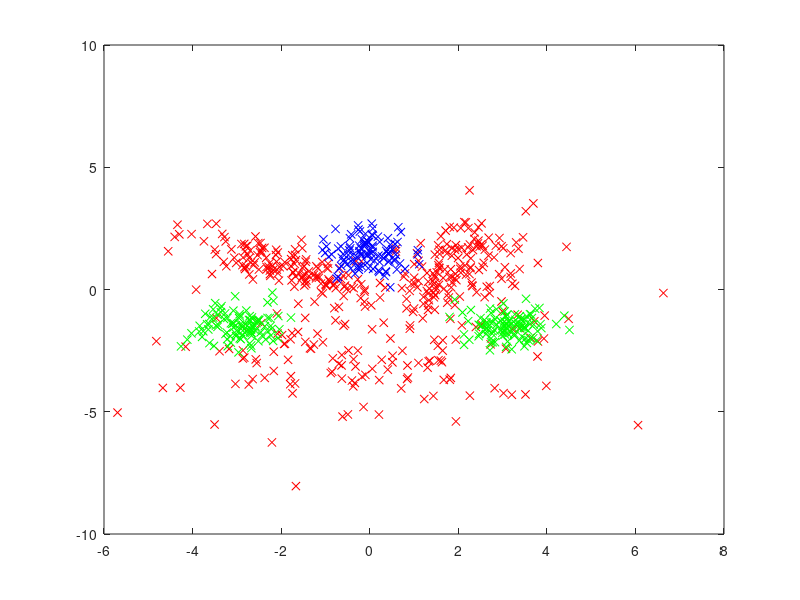

The MATLAB script that drew this image: (Note: this script raises an error after producing the figure.)
% GMMB_DEMO01   Demostrate GMMBayes mixture learning and data classification.
%        This demo generates some Gaussian mixture distributed data,
%        divides it into training and test set, runs Figueiredo-Jain
%        algorithm on the training set and classifies the test set.
%
%
% References:
%
% Author(s):
%    Pekka Paalanen <pekka.paalanen@lut.fi>
%
% Copyright:
%
%   Bayesian Classifier with Gaussian Mixture Model Pdf
%   functionality is Copyright (C) 2003 by Pekka Paalanen and
%   Joni-Kristian Kamarainen.
%
%   $Name:  $ $Revision: 1.2 $  $Date: 2005/04/14 10:33:34 $

function [] = gmmb_demo01;


disp('Generating data from three classes with 3, 1 and 2 Gaussian components...');

% generate test data
alldata = [ ...
	mvnrnd([2 1], covrot(1, 0.7, 1), 200) ;...
	mvnrnd([-2 1], covrot(0.4, 1.2, pi/3), 200) ;...
	mvnrnd([0 1.5], covrot(0.5, 0.5, 0), 150) ;...
	mvnrnd([-3 -1.5], covrot(0.5, 0.5, 0), 150) ;...
	mvnrnd([3 -1.5], covrot(0.5, 0.5, 0), 150) ;...
	mvnrnd([0 -2.5], covrot(2.5, 1.5, 0), 200) ;...
	];

alltype = [ ...
	1*ones(200,1); ...
	1*ones(200,1); ...
	2*ones(150,1); ...
	3*ones(150,1); ...
	3*ones(150,1); ...
	1*ones(200,1); ...
	];

disp('Separating test set (30%) and training set (70%)...');
[Ptrain Ttrain Ptest Ttest] = subset(alldata, alltype, round(size(alltype, 1)*0.70));
figH = figure;
plot_data(Ptrain, Ttrain, ['xr'; 'xb'; 'xg']);
disp('Now we have this kind of training set, three classes.');
disp('Next we will use the FJ algorithm to learn those classes.');
input('<press enter>');


FJ_params = { 'Cmax', 25, 'thr', 1e-3, 'animate', 1 }
disp('Running FJ...');

	bayesS = gmmb_create(Ptrain, Ttrain, 'FJ', FJ_params{:});

disp('Training complete.');
disp('There are now 3 more figures open, in those you can see how the FJ learned the distributions.');
input('<press enter>');



figure(figH);
disp('This is our test set. Let''s forget the class labels and classify the samples.');
plot_data(Ptest, Ttest, ['xr'; 'xb'; 'xg']);
input('<press enter>');


	% This is the Bayesian case.
	pdfmat = gmmb_pdf(Ptest, bayesS);
	postprob = gmmb_normalize( gmmb_weightprior(pdfmat, bayesS) );
	result = gmmb_decide(postprob);

disp('Done classifying. We used the Bayesian classifier.');

plot_data(Ptest, result, ['xr'; 'xb'; 'xg']);
rat = sum(result == Ttest) / length(Ttest);
disp(['We got ' num2str(rat*100) ' percent correct.']);
disp('The misclassified points are circled.');
miss = Ptest(result ~= Ttest, :);
hold on
plot(miss(:,1), miss(:,2), 'ok');
input('<press enter>');


figure

	% pdfmat and postprob are already computed
	histS = gmmb_generatehist(bayesS, 1000);
	outlier_mask = gmmb_fracthresh(pdfmat, histS, 0.9);
	postprob(outlier_mask) = 0;
	result = gmmb_decide(postprob);
	
	% Notice that in this case we chose:
	% a) for each point, discard the classes that do not
	%    pass the threshold and then choose the winner of the
	%    remaining classes, not vice versa.
	% b) not to normalize the posteriors after thresholding.

plot_data(Ptest, result+1, ['.k'; 'xr'; 'xb'; 'xg']);
miss = Ptest((result ~= Ttest)&(result~=0), :);
hold on
plot(miss(:,1), miss(:,2), 'ok');
disp('Here we classified the test data again using threshold of density quantile=0.9.');
disp('The points classified as outliers are black dots.');
disp('The misclassified points, that are not outliers, are circled.');
input('<press enter>');

disp('The End.');




% ---------------- only helper functions from here on ------------------------


function [tdata, ttype, left_data, left_type] = subset(data, type, n);
% [tdata ttype left_data left_type] = SUBSET(data, type, n)
% Get a subset of size n points from [data, type] into [tdata ttype].
% The rest of the points go into [left_data left_type].
% Preserves class portions, selects random points.

% Author: Pekka Paalanen <pekka.paalanen@lut.fi>

% $Id: gmmb_demo01.m,v 1.2 2005/04/14 10:33:34 paalanen Exp $

tdata = zeros(n, size(data,2));
ttype = zeros(n, 1);
left_data = [];
left_type = [];

N = size(data,1);
if n>N
	tdata = data;
	ttype = type;
	return;
end

left_data = zeros(N-n, size(data,2));
left_type = zeros(N-n, 1);

done=0;
over=0;
e=0;
unkst = unique(type)';
for k = unkst
	cdata = data(type==k, :);
	cN = size(cdata,1);
	sn = min(round(n*cN/N), n-done);
	e = e + sn - n*cN/N;
	if e >= 1
		e = e-1;
		sn = sn -1;
	end
	if e <= -1
		e = e+1;
		sn = sn +1;
	end
	perm = randperm(cN);
	tdata((done+1):(done+sn), :) = cdata(perm(1:sn), :);
	left_data((over+1):(over+cN-sn), :) = cdata(perm((sn+1):cN), :);
	ttype((done+1):(done+sn), 1) = k;
	left_type((over+1):(over+cN-sn), :) = k;
	done = done + sn;
	over = over + cN - sn;
end



function C = covrot(x, y, th);
% Create rotated covariance matrix.
% C = covrot(x, y, th)
% x, y are standard deviations and th is rotation angle
% $Id: gmmb_demo01.m,v 1.2 2005/04/14 10:33:34 paalanen Exp $

O = [x 0; 0 y];
R = [cos(th) -sin(th); sin(th) cos(th)];
M = R * O;
C = M * M';


function plot_data(data, type, colors);

for k = 1:max(type)
	x = data(type==k,1);
	y = data(type==k,2);
	if ~isempty(x)
		h = plot(x, y, colors(mod(k-1,size(colors,1))+1,:));
	end
	%set(h, 'MarkerSize', msize);
	hold on
end
hold off
